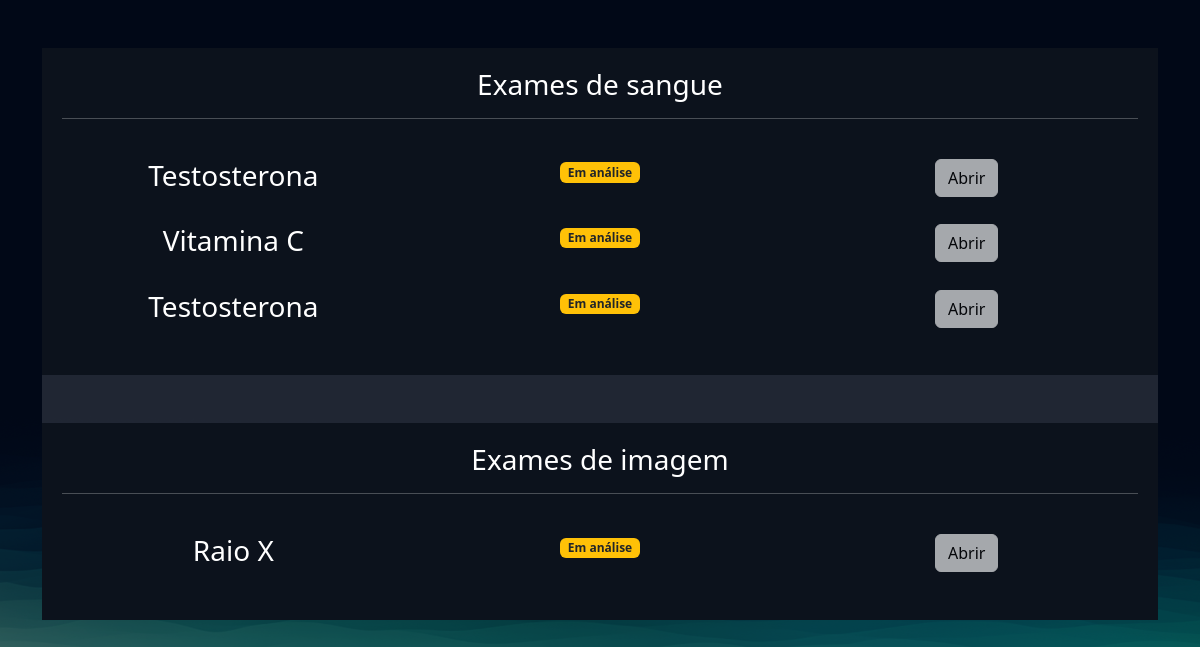
The page /exames/gerenciar_exames/ (signed in) on the database as committed earlier.
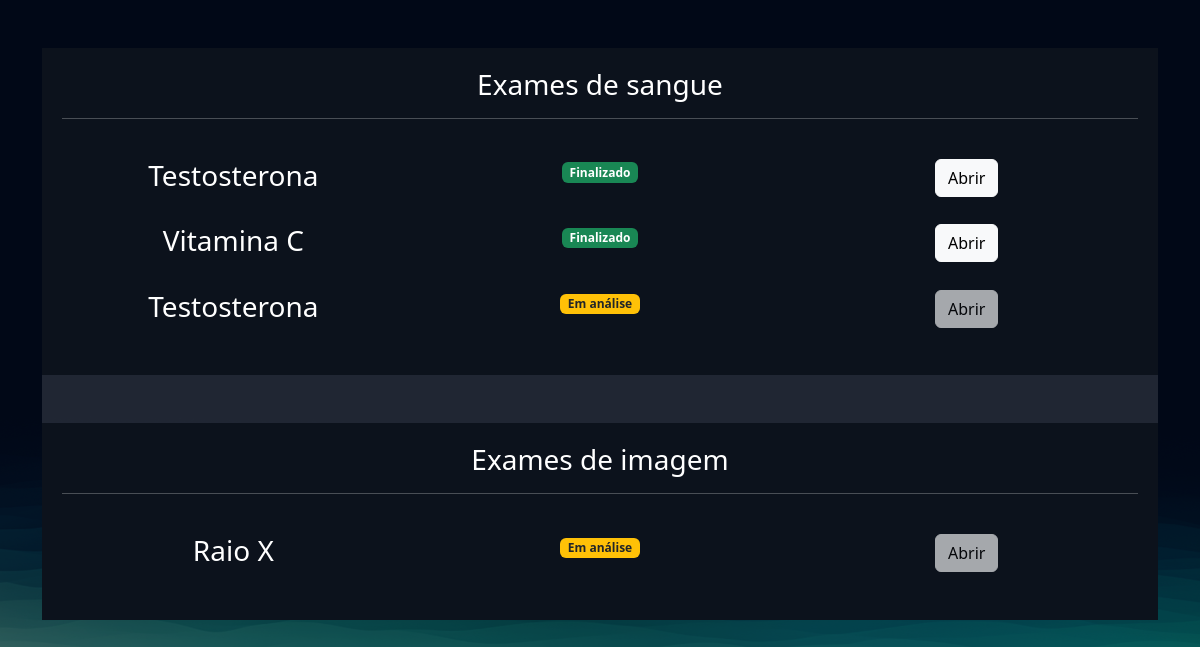
The same page on the database as committed later.
### exames/models.py (models this page shows, shortened)
class SolicitacaoExame(models.Model):
    choice_status = (
        ('E', 'Em análise'),
        ('F', 'Finalizado')
    )
    usuario = models.ForeignKey(User, on_delete=models.DO_NOTHING)
    exame = models.ForeignKey(TiposExames, on_delete=models.DO_NOTHING)
    status = models.CharField(max_length=2, choices=choice_status)
    resultado = models.FileField(upload_to="resultados", null=True, blank=True)
    requer_senha = models.BooleanField(default=False)
    senha = models.CharField(max_length=6, null=True, blank=True)
    def badge_template(self):
        if self.status == "E":
            classes = 'bg-warning text-dark'
            texto = "Em análise"
        elif self.status == "F":
            classes = 'bg-success'
            texto = "Finalizado"
        return mark_safe(f'<span class="badge {classes}">{texto}</span>')

class TiposExames(models.Model):
    tipo_choices = (
        ('I', 'Exame de imagem'),
        ('S', 'Exame de Sangue')
    )
    nome = models.CharField(max_length=50)
    tipo = models.CharField(max_length=1, choices=tipo_choices)
    preco = models.FloatField()
    disponivel = models.BooleanField(default=True)
    horario_inicial = models.IntegerField()
    horario_final = models.IntegerField()

### exames/views.py (the view)
# urls.py: path('gerenciar_exames/', views.gerenciar_exames, name="gerenciar_exames"),
@login_required
def gerenciar_exames(request):
    exames = SolicitacaoExame.objects.filter(usuario=request.user)
    return render(request, 'gerenciar_exames.html', {'exames': exames})

### exames/templates/gerenciar_exames.html (shortened to what this page needs)
{% extends "bases/base.html" %} {% load static %} {% block 'head' %}
<link href="{% static 'exames/css/css.css' %}" rel="stylesheet" />
<link href="{% static 'exames/css/gerenciar_pedidos.css' %}" rel="stylesheet" />
<link href="{% static 'exames/css/gerenciar_exames.css' %}" rel="stylesheet" />
{% endblock 'head' %} {% block 'conteudo' %}
<br />
<br />
<div class="container">
    <div class="card card-view">
        <div class="sub-card">
            <h3>Exames de sangue</h3>
            <hr />
            <br />
            {% for exame in exames %}
            {% if exame.exame.tipo == 'S'%}
            <div class="row">
                <div class="col-md">
                    <h3>{{exame.exame.nome}}</h3>
                </div>
                <div class="col-md">{{exame.badge_template}}</div>
                <div class="col-md">
                    {% if exame.status == 'F' %}
                    <a href="{% url 'permitir_abrir_exame' exame.id %}" class="btn btn-light">Abrir</a>
                    {% else %}
                    <a href="#" class="btn btn-light disabled">Abrir</a>
                    {% endif %}
                </div>
            </div>
            <br>
            {% endif %}
            {% endfor %}
        </div>
        <br />
        <br />
        <div class="sub-card">
            <h3>Exames de imagem</h3>
            <hr />
            <br />
            {% for exame in exames %}
            {% if exame.exame.tipo == 'I'%}
            <div class="row">
                <div class="col-md">
                    <h3>{{exame.exame.nome}}</h3>
                </div>
                <div class="col-md">{{exame.badge_template}}</div>
                <div class="col-md">
                    {% if exame.status == 'F' %}
                    <a href="{% url 'permitir_abrir_exame' exame.id %}" class="btn btn-light">Abrir</a>
                    {% else %}
                    <a href="#" class="btn btn-light disabled">Abrir</a>
                    {% endif %}
                </div>
            </div>
            <br>
            {% endif %}
            {% endfor %}
        </div>
    </div>
</div>
{% endblock 'conteudo' %}

Rows that differ between the two databases and show on the page:
changed SolicitacaoExame (number 1 of 4 on the later page): status "E" → "F" (drawn); badge_template "Em análise" → "Finalizado"
changed SolicitacaoExame "Vitamina C": status "E" → "F" (drawn); badge_template "Em análise" → "Finalizado"
